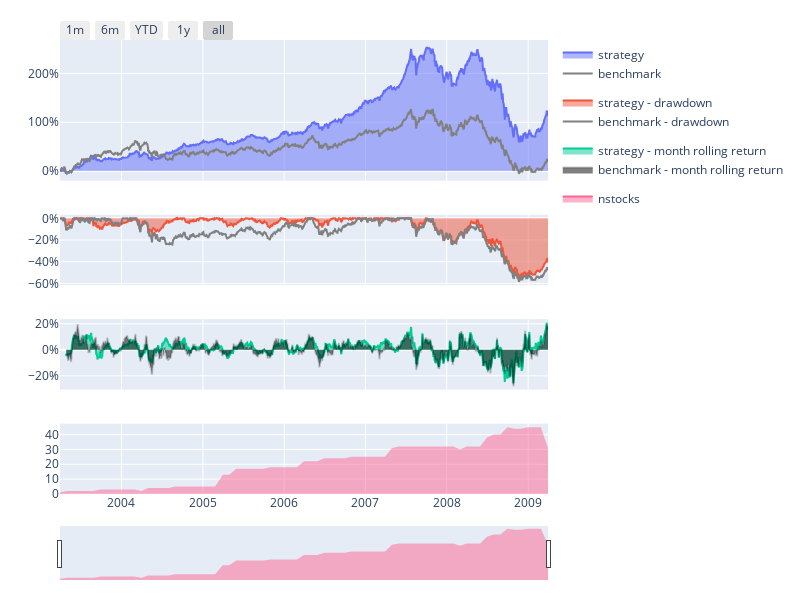
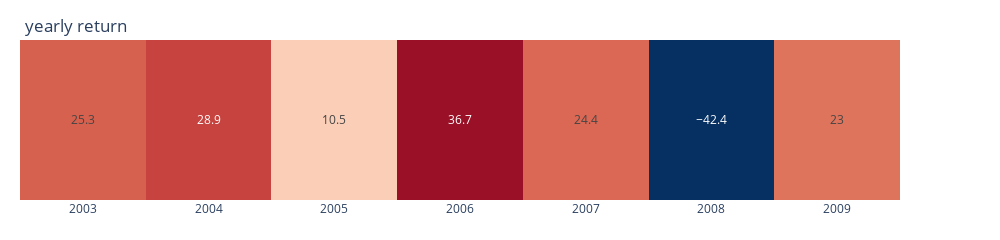
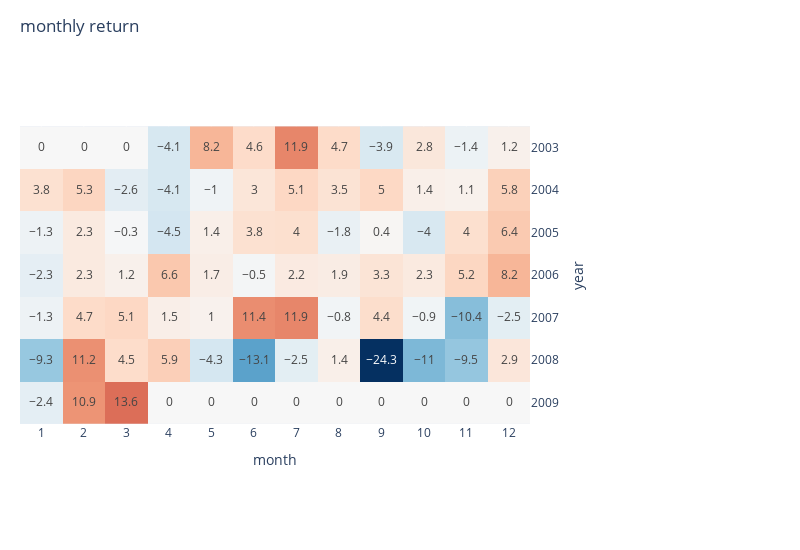

Notebook code cell kept with these figures, in order:
### Code cell
rep_collecs.reports['原始條件_有本益比_ROE出場條件'].display()

### Figure 1 — Plotly figure (JSON) as saved in the notebook; plotly's stock layout.template omitted (floating-point values rounded to 4 significant figures; data arrays with more than 128 entries replaced by an {"elided": "..."} marker saying what was removed)
{"data": [{"fill": "tozeroy", "legendgroup": "performance", "name": "strategy", "type": "scatter", "x": {"elided": "1492 str values"}, "xaxis": "x", "y": {"elided": "1492 float values"}, "yaxis": "y"}, {"fill": "tozeroy", "legendgroup": "drawdown", "name": "strategy - drawdown", "type": "scatter", "x": {"elided": "1492 str values"}, "xaxis": "x2", "y": {"elided": "1492 float values"}, "yaxis": "y2"}, {"fill": "tozeroy", "legendgroup": "rolling performance", "name": "strategy - month rolling return", "type": "scatter", "x": {"elided": "1492 str values"}, "xaxis": "x3", "y": {"elided": "1492 float values"}, "yaxis": "y3"}, {"legendgroup": "performance", "line": {"color": "gray"}, "name": "benchmark", "type": "scatter", "x": {"elided": "1492 str values"}, "xaxis": "x", "y": {"elided": "1492 float values"}, "yaxis": "y"}, {"legendgroup": "drawdown", "line": {"color": "gray"}, "name": "benchmark - drawdown", "type": "scatter", "x": {"elided": "1492 str values"}, "xaxis": "x2", "y": {"elided": "1492 float values"}, "yaxis": "y2"}, {"fill": "tozeroy", "legendgroup": "rolling performance", "line": {"color": "rgba(0,0,0,0.2)"}, "name": "benchmark - month rolling return", "type": "scatter", "x": {"elided": "1492 str values"}, "xaxis": "x3", "y": {"elided": "1492 float values"}, "yaxis": "y3"}, {"fill": "tozeroy", "name": "nstocks", "type": "scatter", "x": {"elided": "1492 str values"}, "xaxis": "x4", "y": {"elided": "1492 int values"}, "yaxis": "y4"}], "layout": {"height": 600, "legend": {"bgcolor": "rgba(0,0,0,0)"}, "margin": {"b": 20, "l": 60, "r": 20, "t": 40}, "width": 800, "xaxis": {"anchor": "y", "domain": [0, 1], "matches": "x4", "showticklabels": false}, "xaxis2": {"anchor": "y2", "domain": [0, 1], "matches": "x4", "showticklabels": false}, "xaxis3": {"anchor": "y3", "domain": [0, 1], "matches": "x4", "showticklabels": false}, "xaxis4": {"anchor": "y4", "domain": [0, 1], "rangeselector": {"buttons": [{"count": 1, "label": "1m", "step": "month", "stepmode": "backward"}, {"count": 6, "label": "6m", "step": "month", "stepmode": "backward"}, {"count": 1, "label": "YTD", "step": "year", "stepmode": "todate"}, {"count": 1, "label": "1y", "step": "year", "stepmode": "backward"}, {"step": "all"}], "x": 0, "y": 1}, "rangeslider": {"thickness": 0.1, "visible": true}, "type": "date"}, "yaxis": {"anchor": "x", "domain": [0.69, 1], "tickformat": ",.0%"}, "yaxis2": {"anchor": "x2", "domain": [0.46, 0.615], "tickformat": ",.0%"}, "yaxis3": {"anchor": "x3", "domain": [0.23, 0.385], "tickformat": ",.0%"}, "yaxis4": {"anchor": "x4", "domain": [0, 0.155]}}}

### Figure 2 — Plotly figure (JSON) as saved in the notebook; plotly's stock layout.template omitted (floating-point values rounded to 4 significant figures)
{"data": [{"coloraxis": "coloraxis", "hovertemplate": "year: %{x}<br>return: %{z}%", "name": "0", "texttemplate": "%{z}", "type": "heatmap", "x": ["2003", "2004", "2005", "2006", "2007", "2008", "2009"], "xaxis": "x", "yaxis": "y", "z": [[25.3, 28.9, 10.5, 36.7, 24.4, -42.4, 23]]}], "layout": {"coloraxis": {"cmid": 0, "colorbar": {"title": {"text": "return(%)"}}, "colorscale": [[0, "rgb(5,48,97)"], [0.1, "rgb(33,102,172)"], [0.2, "rgb(67,147,195)"], [0.3, "rgb(146,197,222)"], [0.4, "rgb(209,229,240)"], [0.5, "rgb(247,247,247)"], [0.6, "rgb(253,219,199)"], [0.7, "rgb(244,165,130)"], [0.8, "rgb(214,96,77)"], [0.9, "rgb(178,24,43)"], [1, "rgb(103,0,31)"]], "showscale": false}, "height": 120, "margin": {"b": 40, "l": 20, "r": 100, "t": 40}, "title": {"text": "yearly return", "x": 0.025, "yanchor": "top"}, "width": 1000, "xaxis": {"anchor": "y", "constrain": "domain", "domain": [0, 1], "scaleanchor": "y"}, "yaxis": {"anchor": "x", "autorange": "reversed", "constrain": "domain", "domain": [0, 1], "visible": false}}}

### Figure 3 — Plotly figure (JSON) as saved in the notebook; plotly's stock layout.template omitted (floating-point values rounded to 4 significant figures)
{"data": [{"coloraxis": "coloraxis", "hovertemplate": "year: %{y}<br>month: %{x}<br>return: %{z}%", "name": "0", "texttemplate": "%{z}", "type": "heatmap", "x": ["1", "2", "3", "4", "5", "6", "7", "8", "9", "10", "11", "12"], "xaxis": "x", "y": ["2003", "2004", "2005", "2006", "2007", "2008", "2009"], "yaxis": "y", "z": [[0, 0, 0, -4.1, 8.2, 4.6, 11.9, 4.7, -3.9, 2.8, -1.4, 1.2], [3.8, 5.3, -2.6, -4.1, -1, 3, 5.1, 3.5, 5, 1.4, 1.1, 5.8], [-1.3, 2.3, -0.3, -4.5, 1.4, 3.8, 4, -1.8, 0.4, -4, 4, 6.4], [-2.3, 2.3, 1.2, 6.6, 1.7, -0.5, 2.2, 1.9, 3.3, 2.3, 5.2, 8.2], [-1.3, 4.7, 5.1, 1.5, 1, 11.4, 11.9, -0.8, 4.4, -0.9, -10.4, -2.5], [-9.3, 11.2, 4.5, 5.9, -4.3, -13.1, -2.5, 1.4, -24.3, -11, -9.5, 2.9], [-2.4, 10.9, 13.6, 0, 0, 0, 0, 0, 0, 0, 0, 0]]}], "layout": {"coloraxis": {"cmid": 0, "colorbar": {"title": {"text": "return(%)"}}, "colorscale": [[0, "rgb(5,48,97)"], [0.1, "rgb(33,102,172)"], [0.2, "rgb(67,147,195)"], [0.3, "rgb(146,197,222)"], [0.4, "rgb(209,229,240)"], [0.5, "rgb(247,247,247)"], [0.6, "rgb(253,219,199)"], [0.7, "rgb(244,165,130)"], [0.8, "rgb(214,96,77)"], [0.9, "rgb(178,24,43)"], [1, "rgb(103,0,31)"]], "showscale": false}, "height": 550, "margin": {"b": 40, "l": 20, "r": 270, "t": 40}, "title": {"text": "monthly return", "x": 0.025, "yanchor": "top"}, "width": 800, "xaxis": {"anchor": "y", "constrain": "domain", "domain": [0, 1], "scaleanchor": "y", "title": {"text": "month"}}, "yaxis": {"anchor": "x", "autorange": "reversed", "constrain": "domain", "domain": [0, 1], "side": "right", "title": {"text": "year"}}}}
